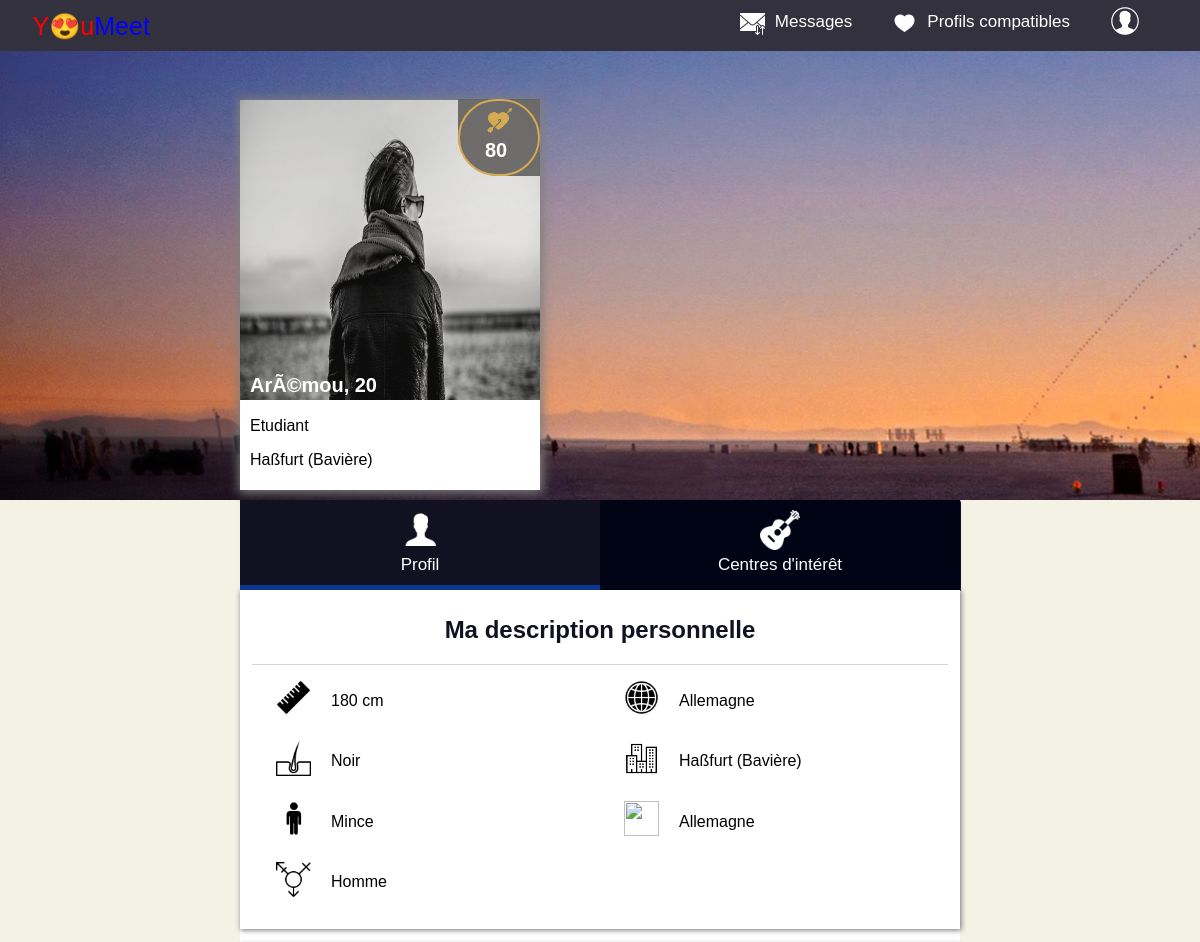
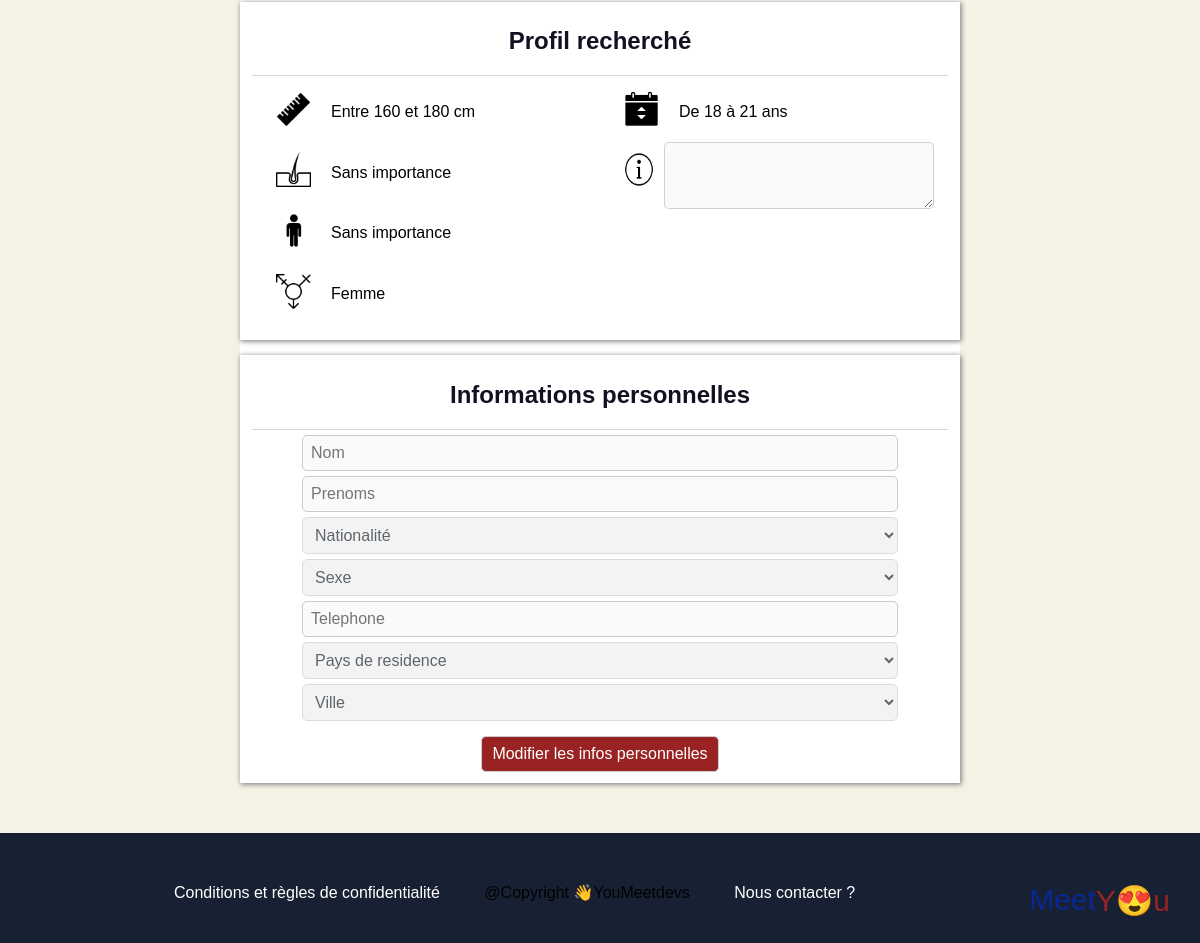
Page /user/dashboard/profil.php (signed in) on the committed database (2 pictures, top to bottom).
### tables this page shows
CREATE TABLE `villes` (
  `id_ville` int(11) NOT NULL,
  `id_pays` int(11) NOT NULL,
  `nom_ville` varchar(500) NOT NULL
);

CREATE TABLE `description` (
  `id_description` varchar(50) NOT NULL,
  `taille` int(11) NOT NULL,
  `teint` varchar(50) NOT NULL,
  `morphologie` varchar(50) NOT NULL,
  `commentaire` text
);

CREATE TABLE `pays` (
  `id_pays` int(11) NOT NULL,
  `nom_pays` varchar(500) NOT NULL
);

CREATE TABLE `critere` (
  `id_critere` varchar(50) NOT NULL,
  `age_deb` int(11) NOT NULL,
  `age_fin` int(11) NOT NULL,
  `sexe` varchar(50) NOT NULL,
  `teint` varchar(50) DEFAULT NULL,
  `taille_deb` int(11) NOT NULL,
  `taille_fin` int(11) NOT NULL,
  `morphologie` varchar(50) DEFAULT NULL,
  `nationalite` int(11) DEFAULT NULL,
  `religion` varchar(50) DEFAULT NULL,
  `commentaire` text
);

### php/functions.php (called while the page is built)
<?php
  function age($date) {
    $age = date('Y') - date('Y', strtotime($date));
    if (date('md') < date('md', strtotime($date))) {
      return $age - 1;
    }
    return $age;
  }
 ?>

### user/dashboard/profil.php (the view, shortened to what this page needs)
<?php
  include '../../php/functions.php';
  if (isset($_SESSION['user'])) {
    $user = $_SESSION['user'];
    $bdd = Database::connect();
    $req = $bdd->prepare("SELECT * FROM description WHERE id_description=?");
    $req->execute([$user->id_description]);
    $description = $req->fetch();
    $req = $bdd->prepare("SELECT * FROM critere WHERE id_critere=?");
    $req->execute([$user->id_critere]);
    $critere = $req->fetch();
    $req = $bdd->prepare("SELECT * FROM pays WHERE id_pays=?");
    $req->execute([$user->id_pays]);
    $pays = $req->fetch();
    $req = $bdd->prepare("SELECT * FROM villes WHERE id_ville=?");
    $req->execute([$user->id_ville]);
    $ville = $req->fetch();
    $req = $bdd->prepare("SELECT * FROM pays WHERE id_pays=?");
    $req->execute([$user->id_pays]);
    $nationalite = $req->fetch();
    ?>
    <!DOCTYPE html>
    <html lang="fr" dir="ltr">
      <head>
        <link rel="stylesheet" href="../../css/profil.css">
      </head>
      <body>
        <?php include '../../stuffs/header.php'; ?>
        <div class="body">
          <div class="pp-container">
            <div class="pp">
              <img src="../../images/main3.png" alt="">
              <div class="ico-value">
                <div class="icons"><img src="../../images/icons/icons8-coeur-match-50.png" alt="">80</div>
              </div>
              <div class="name-age">
                <p><?php echo $user->prenoms; ?>,<span>&nbsp<?php echo age($user->date_naissance); ?></span></p>
              </div>
              <div class="pp-title">
                <p><?php echo $user->profession; ?></p>
                <p><?php echo $ville['nom_ville']; ?></p>
              </div>
            </div>
          </div>
          <div class="tab">
            <button class="tablinks" id="defaultOpen" onclick="openTab(event, 'Profil');"><img src="../../images/icons/icons8-utilisateur-50.png" alt=""><p>Profil</p></button>
            <button class="tablinks" onclick="openTab(event, 'CI')"><img src="../../images/icons/icons8-guitare-50.png" alt=""><p>Centres d'intérêt</p></button>
          </div>
          <div id="Profil" class="tabcontent">
            <div class="tabsupp">
              <div class="description">
                <h2>Ma description personnelle</h2>
              </div>
              <div class="container">
                <fieldset>
                  <div class="ico-value">
                    <div class="icons"><img src="../../images/icons/icons8-règle-50.png" alt=""></div>
                    <h4><?php echo $description['taille']; ?> cm</h4>
                  </div>
                  <div class="ico-value">
                    <div class="icons"><img src="../../images/icons/icons8-peau-50.png" alt=""></div>
                    <h4><?php echo $description['teint']; ?></h4>
                  </div>
                  <div class="ico-value">
                    <div class="icons"><img src="../../images/icons/icons8-homme-debout-50.png" alt=""></div>
                    <h4><?php echo $description['morphologie']; ?></h4>
                  </div>
                  <div class="ico-value">
                    <div class="icons"><img src="../../images/icons/icons8-genre-50.png" alt=""></div>
                    <h4><?php echo $user->sexe; ?></h4>
                  </div>
                </fieldset>
                <fieldset>
                  <div class="ico-value">
                    <div class="icons"><img src="../../images/icons/icons8-globe-50.png" alt=""></div>
                    <h4><?php echo $pays['nom_pays']; ?></h4>
                  </div>
                  <div class="ico-value">
                    <div class="icons"><img src="../../images/icons/icons8-bâtiments-de-la-ville-50.png" alt=""></div>
                    <h4><?php echo $ville['nom_ville']; ?></h4>
                  </div>
                  <div class="ico-value">
                    <div class="icons"><img src="../../images/icons/icons8-langue-50.png" alt=""></div>
                    <h4><?php echo $nationalite['nom_pays']; ?></h4>
                  </div>
                </fieldset>
              </div>
            </div>
            <div id = "Prof-rech" class="tabsupp">
              <div class="description">
                <h2>Profil recherché</h2>
              </div>
              <div class="container">
                <fieldset>
                  <div class="ico-value">
                    <div class="icons"><img src="../../images/icons/icons8-règle-50.png" alt=""></div>
                    <h4>Entre <span id="tailleMatch_inf"><?php echo $critere['taille_deb']; ?></span> et <span id="tailleMatch_sup"><?php echo $critere['taille_fin']; ?></span> cm</h4>
                  </div>
                  <div class="ico-value">
                    <div class="icons"><img src="../../images/icons/icons8-peau-50.png" alt=""></div>
                    <h4><?php echo ($critere['teint']==null) ? "Sans importance" : $critere['teint']; ?></h4>
                  </div>
                  <div class="ico-value">
                    <div class="icons"><img src="../../images/icons/icons8-homme-debout-50.png" alt=""></div>
                    <h4><?php echo ($critere['morphologie']==null) ? "Sans importance" : $critere['morphologie']; ?></h4>
                  </div>
                  <div class="ico-value">
                    <div class="icons"><img src="../../images/icons/icons8-genre-50.png" alt=""></div>
                    <h4><?php echo $critere['sexe']; ?></h4>
                  </div>
                </fieldset>
                <fieldset>
                  <div class="ico-value">
                    <div class="icons"><img src="../../images/icons/icons8-age-50.png" alt=""></div>
                    <h4>De <span id="age_inf"><?php echo $critere['age_deb']; ?></span> à <span id="age_sup"><?php echo $critere['age_fin']; ?></span> ans</h4>
                  </div>
                  <div class="ico-value">
                    <div class="icons"><img src="../../images/icons/icons8-info-50.png" alt=""></div>
                    <textarea rows="3" cols="" placeholder="Informations suplementaires ..." name="infoSup" disabled>
                      <?php echo $critere['commentaire']; ?>
                    </textarea>
                  </div>
                </fieldset>
              </div>
            </div>
            <div  id = "info" class="tabsupp">
              <div class="description">
                <h2>Informations personnelles</h2>
              </div>
              <div class="info-content">
                <form action="#" method="post">
                  <input  type="text" name="nom" id="" placeholder="Nom" disabled >
                  <input  type="text" name="prenoms" id="" placeholder="Prenoms" disabled >
                  <select name="nationalite" disabled >
                      <option disabled selected value="">Nationalité</option>
                  </select>
                  <select name="sexe" disabled >
                      <option disabled selected value="">Sexe</option>
                  </select>
                  <input  type="text"  name="tel" id="" placeholder="Telephone" disabled >
                  <select name="pays" disabled>
                      <option disabled selected value="" disabled >Pays de residence</option>
                  </select>
                  <select name="ville" disabled >
                      <option disabled selected value="">Ville</option>
                  </select>
                  <button type="button" name="modifier"  id="btn_modifier" onclick="enable_info();">Modifier les infos personnelles</button>
                </form>
              </div>
            </div>
          </div>
        </div>
        <?php include '../../stuffs/footer.php'; ?>
      </body>
    </html>
    <?php
  } else {
    header("location: ../../");
  }
 ?>

### stuffs/header.php (shortened to what this page needs)
<div class="navbar">
  <div class="dropdown">
    <a class="dropbtn"><i class="ic-user"></i>
    </a>
  </div>
  <a href="matches.php"><i class="ic-heart"></i><p>Profils compatibles</p></a>
  <a href="messages.php"><i class="ic-message"></i><p>Messages</p></a>
  <a href="index.php" class="logo"><p>Y😍u<span>Meet</span></p></a>
</div>

### stuffs/footer.php (shortened to what this page needs)
<footer>
  <div class="footer">
      <p>Y😍u<span>Meet</span></p>
    <center>
      <ul>
        <li> <a href="#">Conditions et règles de confidentialité</a></li>
        <li> @Copyright 👋YouMeetdevs</li>
        <li> <a href="#">Nous contacter ?</a></li>
      </ul>
    </center>
  </div>
</footer>

### css/profil.css (style rules this page uses)
body { margin: 0px; font-family:sans-serif; background-color: rgb(244, 241, 229); }
.body { padding-top: 50px; padding-bottom: 50px; }
.pp-container { padding-left: 20%; padding-bottom: 10px; padding-top: 50px; background-image: url(../images/main8.jpg); background-size: cover; background-attachment: fixed; }
.pp { width: 300px; box-shadow: 1px 1px 10px 2px grey; padding-bottom: 5px; background-color: white; }
.pp .ico-value { top: -305px; position: relative; float: right; background-color: rgba(99, 96, 96, 0.9); border-bottom-left-radius: 40px; font-size: 20px; color: white; font-weight: bold; }
.pp .icons { padding: 5px 25px 40px 25px; height: 28px; width: 28px; border: 2px solid rgb(213, 170, 80); border-radius: 400px; }
.pp .icons img { height: 100%; width: 100%; }
.name-age { margin-top: -50px; }
.name-age p { padding: 0; color: white; font-size: 20px; font-weight: bold; }
.pp p { padding-left: 10px; }
.pp img { height: 300px; width: 300px; }
.tab { display: flex; background-color: #000414; color: white; justify-content: space-around; margin-left: 20%; margin-right: 20%; overflow: hidden; box-shadow: 0px 0px 1px 0.5px #112; }
.tab button { background-color: inherit; float: left; border: none; outline: none; cursor: pointer; padding: 10px 16px; transition: 0.3s; font-size: 17px; color: white; width:50%; border-bottom-style: solid; border-bottom-color: transparent; border-bottom-width: thick; }
.tab button p { margin-top: 0; margin-bottom: 0; }
.tab button img { height: 40px; width: 40px; }
.tab button.active { background-color: #112; border-bottom-color: rgb(11, 55, 146); }
.container { display: flex; }
fieldset { margin-top: 20px; height: auto; border:none; }
#Profil fieldset { margin-top:0; width: 50%; }
textarea { width: 90%; border-radius: 5px; padding: 10px; }
.tabcontent { background-color: white; margin-left: 20%; margin-right: 20%; display: none; padding:0; animation: fadeEffect 0.5s; }
.tabsupp { margin-top: 15px; display: block; padding: 6px 12px; box-shadow: 0.5px 0.5px 5px 1px grey; }
.tabsupp:first-child { margin-top: 0; }
.description { border-bottom: 1px solid rgb(213, 213, 213); }
.description h2 { text-align: center; color: #112; }
.tabcontent .ico-value { display: flex; }
.tabcontent .ico-value h4 { margin-left: 10px; font-weight: normal; text-align: left; }
.tabcontent .icons { padding: 10px; height: 35px; width: 35px; }
.tabcontent .icons img { height: 100%; width: 100%; }
.info-content { margin-top: 5px; padding: 0px 50px; }
#info input, #info textarea, #info select, #info button { padding: 8px; border: 1px solid #ccc; border-radius: 5px; margin-bottom: 5px; width: 100%; box-sizing: border-box; color: #1a242e; font-size: 16px; }
#info button { margin-top: 10px; background-color: rgb(153, 35, 35); margin-left: 30%; margin-right: 30%; width: 40%; color: white; display: block; }

### stuffs/header.php (style rules this page uses)
.navbar { position: fixed; width: 100%; background-color: rgb(50, 49, 61); overflow: auto; }
.logo p { color: red; font-size: 25px; margin-right: 550px; }
.logo span { color: blue; }
.navbar a { display: flex; float: right; padding: 10px; color: white; text-decoration: none; font-size: 17px; margin-right: 20px; }
.navbar p { margin-top: 2px; margin-left: 10px; margin-bottom: 0; text-align:center }
.dropdown { float: right; overflow: hidden; margin-right: 50px; }
.dropdown .dropbtn { border: none; outline: none; color: white; background-color: inherit; font-family: inherit; margin: 0; padding-top:6px; }
.active { background-color: #4CAF50; }
.ic-user:before { content:url(../../images/icons/icons8-utilisateur-30.png); }
.ic-message:before { content:url(../../images/icons/icons8-message-25.png); }
.ic-heart:before { content:url(../../images/icons/icons8-coeurs-25.png); }

### stuffs/footer.php (style rules this page uses)
footer { background-color: rgba(0, 11, 32, 0.90); bottom:0; width:100%; padding-top:50px; height:60px; align-items: center; }
li { display: inline; padding: 20px; }
.footer ul { list-style-type: none; margin: 0; margin-top: -60 px; padding: 0; }
footer a { color: white; text-decoration: none; }
footer p { float: right; margin: 0; padding: 0; font-size: 30px; color: rgb(153, 35, 35); margin-right: 30px; }
footer p span { float: left; margin: 0; padding: 0; font-size: 30px; color: rgb(8, 39, 147); }
.footer { display: inline; }

### rows in the picture
villes: nom_ville "Haßfurt (Bavière)"
description: taille "180", teint "Noir", morphologie "Mince"
pays: nom_pays "Allemagne"
critere: taille_deb "160", taille_fin "180", sexe "Femme", age_deb "18", age_fin "21"

### other values in the picture
$user->prenoms "ArÃ©mou"
age($user->date_naissance) "20"
$user->profession "Etudiant"
$user->sexe "Homme"
